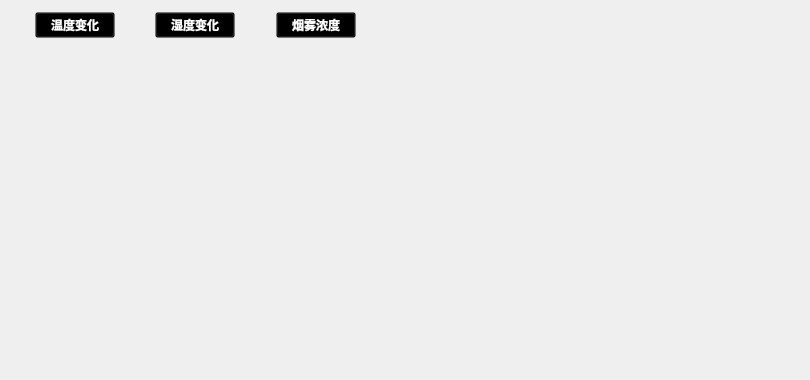
      <widget class="QWidget" name="static_2">
       <widget class="QWidget" name="layoutWidget_4">
        <property name="geometry">
         <rect>
          <x>0</x>
          <y>0</y>
          <width>391</width>
          <height>51</height>
         </rect>
        </property>
        <layout class="QHBoxLayout" name="horizontalLayout_11">
         <item>
          <spacer name="horizontalSpacer_14">
           <property name="orientation">
            <enum>Qt::Horizontal</enum>
           </property>
           <property name="sizeHint" stdset="0">
            <size>
             <width>40</width>
             <height>20</height>
            </size>
           </property>
          </spacer>
         </item>
         <item>
          <widget class="QPushButton" name="pushButton_6">
           <property name="styleSheet">
            <string notr="true">background:transparent;
	color:white;
	font:bold;
	min-width:14ex;
	min-height:4ex;
	max-width:36ex;
	max-height:12ex;</string>
           </property>
           <property name="text">
            <string>温度变化</string>
           </property>
          </widget>
         </item>
         <item>
          <spacer name="horizontalSpacer_15">
           <property name="orientation">
            <enum>Qt::Horizontal</enum>
           </property>
           <property name="sizeHint" stdset="0">
            <size>
             <width>40</width>
             <height>20</height>
            </size>
           </property>
          </spacer>
         </item>
         <item>
          <widget class="QPushButton" name="pushButton_7">
           <property name="styleSheet">
            <string notr="true">background:transparent;
	color:white;
	font:bold;
	min-width:14ex;
	min-height:4ex;
	max-width:36ex;
	max-height:12ex;</string>
           </property>
           <property name="text">
            <string>湿度变化</string>
           </property>
          </widget>
         </item>
         <item>
          <spacer name="horizontalSpacer_16">
           <property name="orientation">
            <enum>Qt::Horizontal</enum>
           </property>
           <property name="sizeHint" stdset="0">
            <size>
             <width>40</width>
             <height>20</height>
            </size>
           </property>
          </spacer>
         </item>
         <item>
          <widget class="QPushButton" name="pushButton_8">
           <property name="styleSheet">
            <string notr="true">background:transparent;
	color:white;
	font:bold;
	min-width:14ex;
	min-height:4ex;
	max-width:36ex;
	max-height:12ex;</string>
           </property>
           <property name="text">
            <string>烟雾浓度</string>
           </property>
          </widget>
         </item>
         <item>
          <spacer name="horizontalSpacer_17">
           <property name="orientation">
            <enum>Qt::Horizontal</enum>
           </property>
           <property name="sizeHint" stdset="0">
            <size>
             <width>40</width>
             <height>20</height>
            </size>
           </property>
          </spacer>
         </item>
        </layout>
       </widget>
       <widget class="QChartView" name="widget_hum" native="true">
        <property name="geometry">
         <rect>
          <x>70</x>
          <y>60</y>
          <width>731</width>
          <height>311</height>
         </rect>
        </property>
       </widget>
       <widget class="QLabel" name="label_25">
        <property name="geometry">
         <rect>
          <x>640</x>
          <y>10</y>
          <width>111</width>
          <height>41</height>
         </rect>
        </property>
        <property name="styleSheet">
         <string notr="true">background:transparent;
	color:white;
	font:bold;
	min-width:14ex;
	min-height:4ex;
	max-width:36ex;
	max-height:12ex;
font: 16pt;</string>
        </property>
        <property name="text">
         <string/>
        </property>
       </widget>
      </widget>
